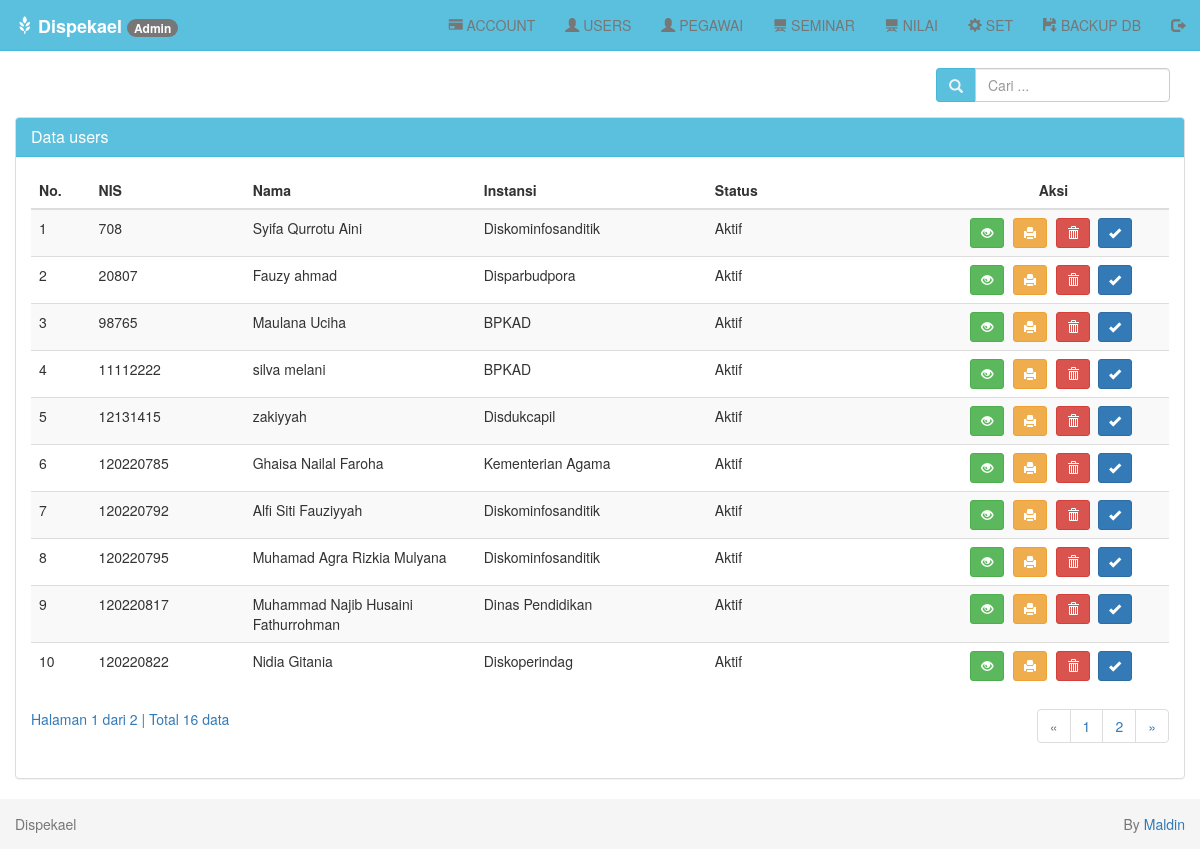
/index.php?page=users-tampil (signed in), run on an earlier commit of the app's database.
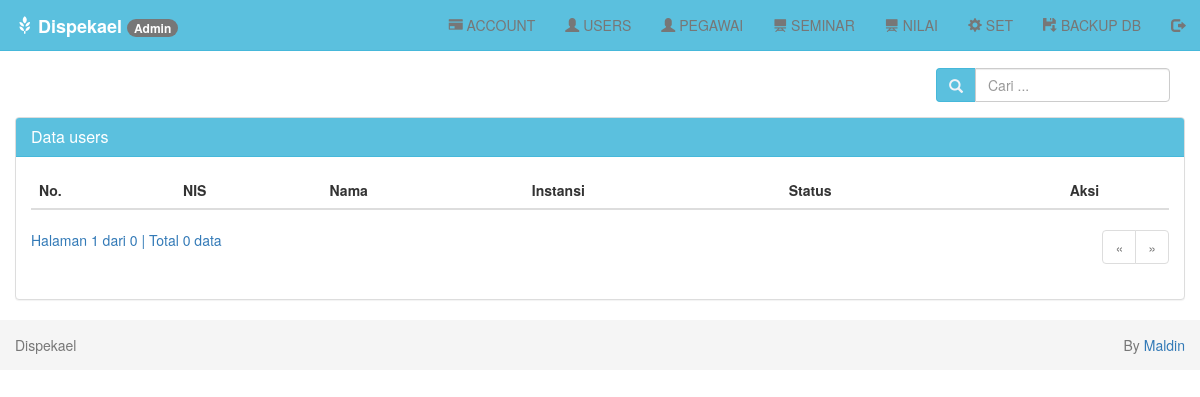
And on a later commit of the database.
### tables this page shows
CREATE TABLE `users` (
  `nis` bigint(12) unsigned NOT NULL,
  `id` bigint(12) unsigned NOT NULL,
  `nama` varchar(255) NOT NULL,
  `tanggal_lahir` date NOT NULL,
  `alamat` varchar(255) NOT NULL,
  `instansi` varchar(100) NOT NULL,
  `telp` varchar(15) NOT NULL,
  `stat` varchar(30) NOT NULL,
  `foto` varchar(255) NOT NULL,
  PRIMARY KEY (`nis`)
);

### users/tampil.php (the view, shortened to what the changed rows need)
<?php
if ($_SESSION['level'] == "Admin") {
    $isicari = "";
} else if ($_SESSION['level'] == "User") {
    $isicari = "$data[instansi]";
}
if (isset($_POST['cari'])) {
    $cari = $_POST['cari'];
} else {
    $cari = "$isicari";
}
?>
<br>
<div class="row">
    <div class="col-md-12">
        <div class="panel-body">
            <div class="pull-right btn-tambah">
                <form class="form-inline" method="POST" action="?page=users-tampil">
                    <div class="form-group">
                        <div class="input-group">
                            <div class="input-group-addon">
                                <i class="glyphicon glyphicon-search"></i>
                            </div>
                            <input type="text" class="form-control" name="cari" placeholder="Cari ..." autocomplete="off" value="<?php echo $cari; ?>">
                        </div>
                    </div>
                </form>
            </div>
        </div>
        <div class="panel panel-default">
            <div class="panel-heading">
                <h3 class="panel-title">Data users</h3>
            </div>
            <div class="panel-body">
                <div class="table-responsive">
                    <table class="table table-striped table-hover">
                        <thead>
                            <tr>
                                <th>No.</th>
                                <th>NIS</th>
                                <th>Nama</th>
                                <th>Instansi</th>
                                <th>Status</th>
                                <th class='center'>Aksi</th>
                            </tr>
                        </thead>
                        <tbody>
                            <?php
                            $batas = 10;
                            if (isset($cari)) {
                                $jumlah_record = mysqli_query($db, "SELECT * FROM users WHERE instansi LIKE '%$cari%' OR nama LIKE '%$cari%'") or die('Ada kesalahan pada query jumlah_record: ' . mysqli_error($db));
                            } else {
                                $jumlah_record = mysqli_query($db, "SELECT * FROM users") or die('Ada kesalahan pada query jumlah_record: ' . mysqli_error($db));
                            }
                            $jumlah  = mysqli_num_rows($jumlah_record);
                            $halaman = ceil($jumlah / $batas);
                            $page    = (isset($_GET['hal'])) ? (int)$_GET['hal'] : 1;
                            $mulai   = ($page - 1) * $batas;
                            $no = 1;
                            if (isset($cari)) {
                                $query = mysqli_query($db, "SELECT * FROM users WHERE instansi LIKE '%$cari%' OR nama LIKE '%$cari%' ORDER BY nis LIMIT $mulai, $batas")
                                    or die('Ada kesalahan pada query users: ' . mysqli_error($db));
                            } else {
                                $query = mysqli_query($db, "SELECT * FROM users ORDER BY nis LIMIT $mulai, $batas") or die('Ada kesalahan pada query users: ' . mysqli_error($db));
                            }
                            while ($data = mysqli_fetch_assoc($query)) {
                                echo "  <tr>
                      <td width='20'>$no</td>
                      <td width='100'>$data[nis]</td>
                      <td width='150'>$data[nama]</td>
                      <td width='150'>$data[instansi]</td>
                      <td width='150'>$data[stat]</td>
                      <td width='150' class='center'>
                        <div class=''>
                        <a data-toggle='tooltip' data-placement='top' title='Detail' style='margin-right:5px' class='btn btn-success btn-sm' href='?page=users-detail&id=$data[nis]'> <i class='glyphicon glyphicon-eye-open'></i></a>
                        <a data-toggle='tooltip' data-placement='top' title='Detail' style='margin-right:5px' class='btn btn-warning btn-sm' href='?page=users-print-detail&id=$data[nis]' target='_blank'> <i class='glyphicon glyphicon-print'></i></a>";;
                            ?>
                                <?php
                                if ($_SESSION['level'] == "Admin") {
                                    echo "<a data-toggle='tooltip' data-placement='top' title='Hapus' class='btn btn-danger btn-sm' href='?page=users-hapus&id=$data[nis]' onclick='return confirm('Anda yakin ingin menghapus $data[nama]');'> <i class='glyphicon glyphicon-trash'></i></a>&nbsp";
                                    echo " <a data-toggle='tooltip' data-placement='top' title='Aktivasi' style='margin-right:5px' class='btn btn-primary btn-sm' href='?page=aktivasi-users&id=$data[nis]'> <i class='glyphicon glyphicon-ok'></i></a>";
                                } else if ($_SESSION['level'] == "User") {
                                }
                                ?>
                            <?php
                                echo "
                        </div>
                      </td>
                    </tr>";
                                $no++;
                            }
                            ?>
                        </tbody>
                    </table>
                    <?php
                    if (empty($_GET['hal'])) {
                        $halaman_aktif = '1';
                    } else {
                        $halaman_aktif = $_GET['hal'];
                    }
                    ?>
                    <a>
                        Halaman <?php echo $halaman_aktif; ?> dari <?php echo $halaman; ?> |
                        Total <?php echo $jumlah; ?> data
                    </a>
                    <nav>
                        <ul class="pagination pull-right">
                            <?php
                            if ($halaman_aktif <= '1') { ?>
                                <li class="disabled">
                                    <a href="" aria-label="Previous">
                                        <span aria-hidden="true">&laquo;</span>
                                    </a>
                                </li>
                            <?php
                            }
                            ?>
                            <?php
                            for ($x = 1; $x <= $halaman; $x++) { ?>
                                <li class="">
                                    <a href="?page=users-tampil&hal=<?php echo $x ?>"><?php echo $x ?></a>
                                </li>
                            <?php
                            }
                            ?>
                            <?php
                            if ($halaman_aktif >= $halaman) { ?>
                                <li class="disabled">
                                    <a href="" aria-label="Next">
                                        <span aria-hidden="true">&raquo;</span>
                                    </a>
                                </li>
                            <?php
                            } else { ?>
                                <li>
                                    <a href="?page=users-tampil&hal=<?php echo $page + 1 ?>" aria-label="Next">
                                        <span aria-hidden="true">&raquo;</span>
                                    </a>
                                </li>
                            <?php
                            }
                            ?>
                        </ul>
                    </nav>
                </div>
            </div>
        </div>
    </div>
</div>

What changed in the data, as far as the page shows it:
removed users: nis "708", nama "Syifa Qurrotu Aini", instansi "Diskominfosanditik", stat "Aktif"
removed users: nis "20807", nama "Fauzy ahmad", instansi "Disparbudpora", stat "Aktif"
removed users: nis "98765", nama "Maulana Uciha", instansi "BPKAD", stat "Aktif"
removed users: nis "11112222", nama "silva melani", instansi "BPKAD", stat "Aktif"
removed users: nis "12131415", nama "zakiyyah", instansi "Disdukcapil", stat "Aktif"
removed users: nis "120220785", nama "Ghaisa Nailal Faroha", instansi "Kementerian Agama", stat "Aktif"
removed users: nis "120220792", nama "Alfi Siti Fauziyyah", instansi "Diskominfosanditik", stat "Aktif"
removed users: nis "120220795", nama "Muhamad Agra Rizkia Mulyana", instansi "Diskominfosanditik", stat "Aktif"
removed users: nis "120220817", nama "Muhammad Najib Husaini Fathurrohman", instansi "Dinas Pendidikan", stat "Aktif"
removed users: nis "120220822", nama "Nidia Gitania", instansi "Diskoperindag", stat "Aktif"
Also different on the page:
$halaman: "2" → "0"
$jumlah: "16" → "0"
list line gone: "1"
list line gone: "2"
